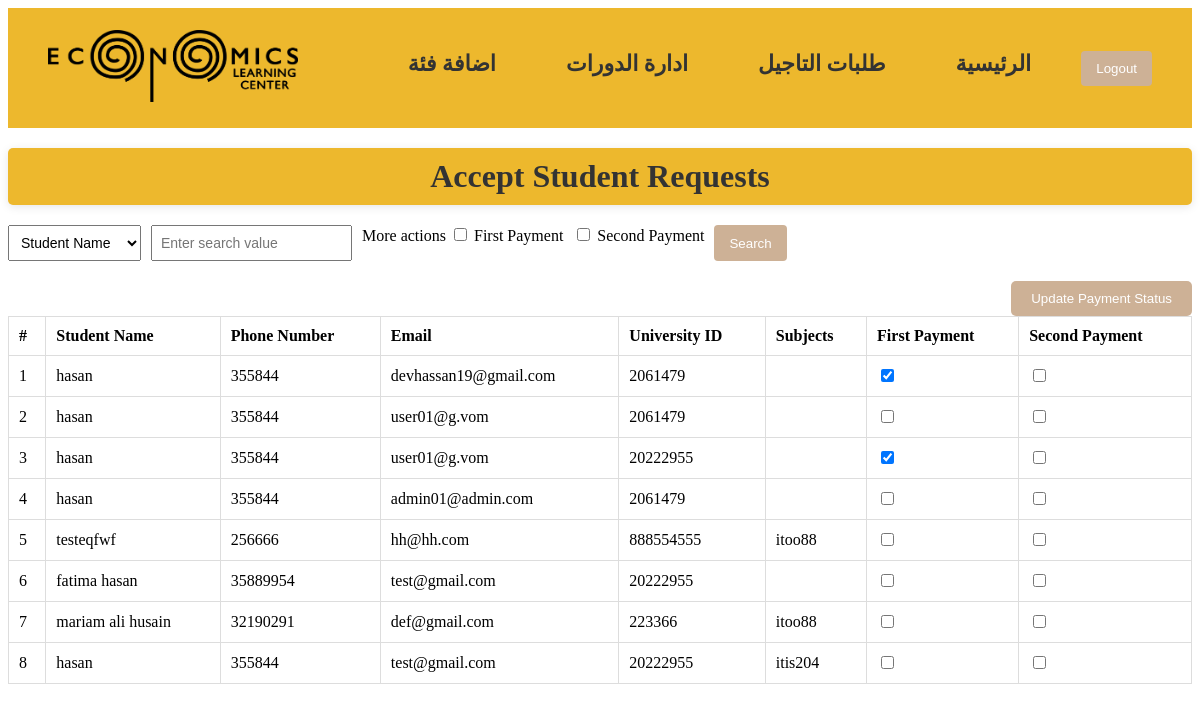
Page /accepted-requests/ on the earlier database version.
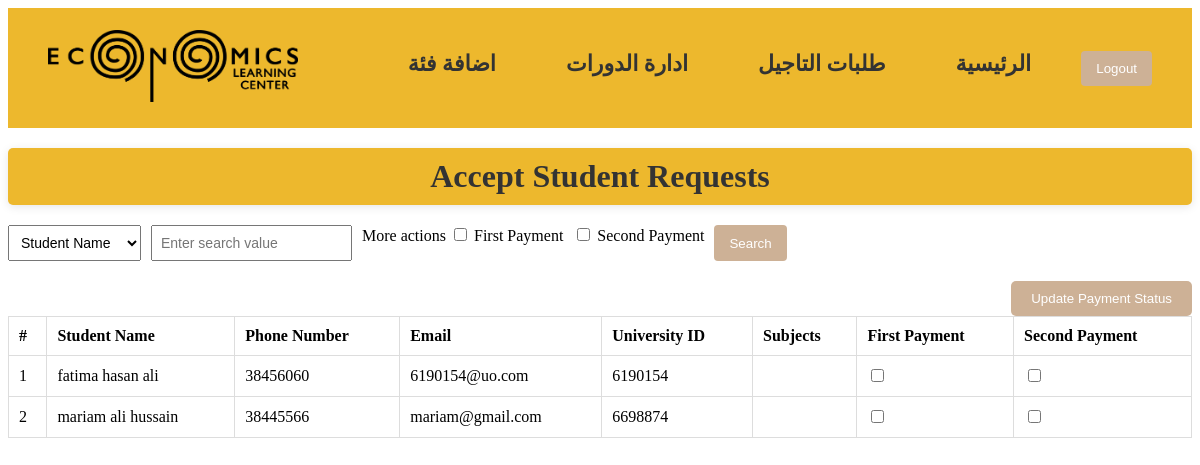
Same page on the later database version.
### main_app/models.py (models this page shows, shortened)
class StudentRequest(models.Model):
    student_name = models.CharField(max_length=255)
    phone_number = models.CharField(max_length=15, null=True)
    email = models.EmailField(max_length=255, null=True)
    univ_id = models.CharField(max_length=20, null=True)
    subject = models.ManyToManyField(Subject)
    attachment = models.FileField(upload_to='attachments/', blank=True, null=True)
    status = models.CharField(max_length=10, default='Pending')
    created_at = models.DateTimeField(auto_now_add=True)
    first_payment = models.BooleanField(default=False)
    second_payment = models.BooleanField(default=False)

class Subject(models.Model):
    name = models.CharField(max_length=100)
    price = models.DecimalField(max_digits=10, decimal_places=2)
    image = models.ImageField(upload_to='subject_images/')
    description = models.TextField(blank=True, null=True)
    created_at = models.DateTimeField(default=timezone.now)
    updated_at = models.DateTimeField(auto_now=True)
    advance_payment = models.DecimalField(max_digits=10, decimal_places=2, default=0.00)
    category = models.ForeignKey(Category, on_delete=models.SET_NULL, null=True, blank=True)  # Link to Category

### main_app/views.py (the view, shortened to what this page needs)
# urls.py: path('accepted-requests/', views.accept_admin, name='accept_admin'),
def accept_admin(request):
    query = request.GET.get('search', '')
    query_field = request.GET.get('field', 'student_name')  # Default to student_name
    first_payment = request.GET.get('first_payment')  # Check if first_payment is checked
    second_payment = request.GET.get('second_payment')  # Check if second_payment is checked
    accepted_requests = StudentRequest.objects.filter(status='Approved')
    if first_payment and not second_payment:
        accepted_requests = accepted_requests.filter(first_payment=False)
    elif second_payment and not first_payment:
        accepted_requests = accepted_requests.filter(second_payment=False)
    return render(request, 'accounts/accept_admin.html', {
        'requests': accepted_requests,
        'query': query,
        'query_field': query_field,
        'first_payment': first_payment,
        'second_payment': second_payment
    })

### main_app/templates/accounts/accept_admin.html (shortened to what this page needs)
{% load static %}
<!DOCTYPE html>
<html>
<head>
  <link rel="stylesheet" href="{% static 'styles/accept_admin.css' %}">
</head>
<body>
  <header>
    <nav>
      <a href="{% url 'admin_page' %}">
        <img src="{% static 'images/logo-horizantal.png' %}" alt="Elc logo" />
    </a>
      <ul>
        <li><a href="{% url 'add_category' %}">اضافة فئة</a></li>
        <li><a href="{% url 'add_subject' %}">ادارة الدورات</a></li>
        <li><a href="{% url 'accept_admin' %}">طلبات التاجيل</a></li>
        <li><a href="{% url 'admin_page' %}">الرئيسية</a></li>
        <li>
          <form action="{% url 'logout' %}" method="POST">
            <button type="submit">Logout</button>
          </form>
        </li>
      </ul>
    </nav>
  </header>
<h2>Accept Student Requests</h2>
<div class="search-bar">
  <form method="GET" action="{% url 'accept_admin' %}">
      <select name="field">
          <option value="student_name" {% if query_field == 'student_name' %}selected{% endif %}>Student Name</option>
      </select>
      <input type="text" name="search" value="{{ query }}" placeholder="Enter search value">
      <label>More actions
          <input type="checkbox" name="first_payment" {% if first_payment %}checked{% endif %}> First Payment
      </label>
      <label>
          <input type="checkbox" name="second_payment" {% if second_payment %}checked{% endif %}> Second Payment
      </label>
      <button type="submit">Search</button>
  </form>
</div>
<form method="POST" action="{% url 'accept_admin' %}">
  <table>
    <button type="submit" id="update-payment-btn">Update Payment Status</button>
    <thead>
      <tr>
        <th>#</th>
        <th>Student Name</th>
        <th>Phone Number</th>
        <th>Email</th>
        <th>University ID</th>
        <th>Subjects</th>
        <th>First Payment</th>
        <th>Second Payment</th>
      </tr>
    </thead>
    <tbody>
      {% for request in requests %}
      <tr>
        <td>{{ forloop.counter }}</td>
        <td>{{ request.student_name }}</td>
        <td>{{ request.phone_number }}</td>
        <td>{{ request.email }}</td>
        <td>{{ request.univ_id }}</td>
        <td>
          {% for subject in request.subject.all %}
            {{ subject.name }}{% if not forloop.last %}, {% endif %}
          {% endfor %}
        </td>
        <td>
          <input type="checkbox" name="first_payment_{{ request.id }}" {% if request.first_payment %}checked{% endif %}>
        </td>
        <td>
          <input type="checkbox" name="second_payment_{{ request.id }}" {% if request.second_payment %}checked{% endif %}>
        </td>
      </tr>
      {% empty %}
      <tr><td colspan="8">No approved requests found</td></tr>
      {% endfor %}
    </tbody>
  </table>
</form>
</body>
</html>

### static/styles/accept_admin.css (style rules this page uses)
header { background-color: #edb82d; padding: 20px 40px; }
nav { display: flex; align-items: center; justify-content: space-between; height: 80px; }
nav img { width: 250px; height: auto; }
nav ul { list-style: none; display: flex; gap: 30px; margin: 0; padding: 0; }
nav ul li { position: relative; }
nav ul li a { text-decoration: none; color: #333; font-weight: bold; font-size: 22px; padding: 15px 20px; transition: background-color 0.3s; }
h2 { text-align: center; font-size: 2em; color: #333; margin: 20px 0; padding: 10px; background-color: #edb82d; border-radius: 5px; box-shadow: 0 2px 10px rgba(0, 0, 0, 0.1); }
table { width: 100%; border-collapse: collapse; }
th, td { padding: 10px; text-align: left; border: 1px solid #ddd; }
button { padding: 10px 15px; background-color: #cdb196; color: white; border: none; border-radius: 4px; cursor: pointer; }
#update-payment-btn { display: block; margin-left: auto; margin-right: 0; padding: 10px 20px; background-color: #cdb196; color: white; border: none; border-radius: 5px; cursor: pointer; transition: background-color 0.3s; }
.search-bar { display: flex; align-items: center; margin-bottom: 20px; }
.search-bar form { display: flex; gap: 10px; }
input[type="text"], select { padding: 8px; font-size: 14px; }
label { margin: 0; }

Differences in the rows shown:
removed StudentRequest: student_name "hasan", phone_number "355844", email "devhassan19@gmail.com", univ_id "2061479", first_payment "☑"
removed StudentRequest: student_name "hasan", phone_number "355844", email "user01@g.vom", univ_id "2061479"
removed StudentRequest: student_name "hasan", phone_number "355844", email "user01@g.vom", univ_id "20222955", first_payment "☑"
removed StudentRequest: student_name "hasan", phone_number "355844", email "admin01@admin.com", univ_id "2061479"
removed StudentRequest: student_name "testeqfwf", phone_number "256666", email "hh@hh.com", univ_id "888554555"
removed Subject: name "itoo88"
removed StudentRequest: student_name "fatima hasan", phone_number "35889954", email "test@gmail.com", univ_id "20222955"
removed StudentRequest: student_name "mariam ali husain", phone_number "32190291", email "def@gmail.com", univ_id "223366"
removed StudentRequest: student_name "hasan", phone_number "355844", email "test@gmail.com", univ_id "20222955"
removed Subject: name "itis204", shown under "hasan"
added StudentRequest: student_name "fatima hasan ali", phone_number "38456060", email "6190154@uo.com", univ_id "6190154"
added StudentRequest: student_name "mariam ali hussain", phone_number "38445566", email "mariam@gmail.com", univ_id "6698874"
